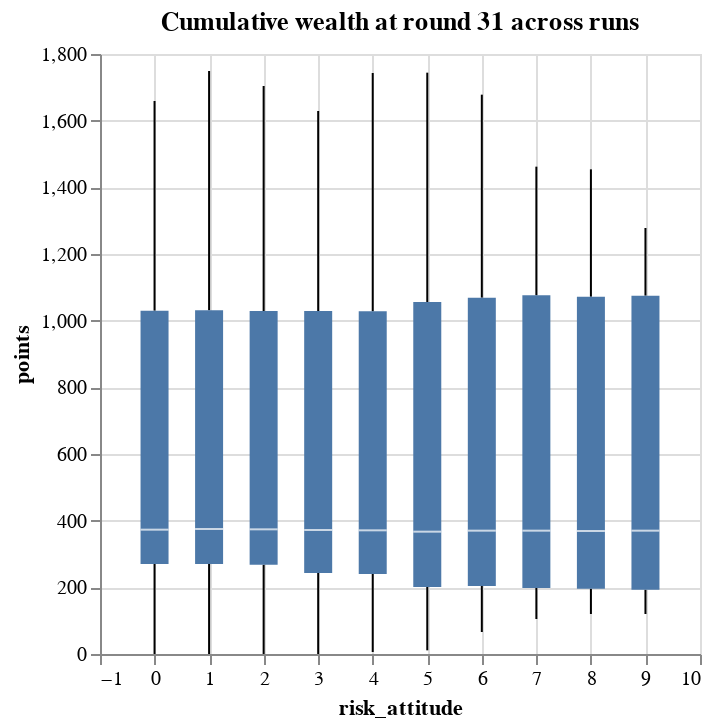

The cell this chart's notebook holds for it:
### Code cell
# what if we look at wealth at round 31 across simulations?

agents_round31_df = df[df['Step'] == 31]

alt.Chart(agents_round31_df).mark_boxplot(extent="min-max").encode(
    x="risk_attitude",
    y="points"
).properties(title="Cumulative wealth at round 31 across runs")

### Figure 1 — Vega specification as saved in the notebook (floating-point values rounded to 4 significant figures)
{"$schema": "https://vega.github.io/schema/vega/v5.json", "data": [{"name": "source_0"}, {"name": "data_0", "values": [{"lower_box_points": 198.0, "lower_whisker_points": 105, "mid_box_points": 370, "risk_attitude": 7, "upper_box_points": 1076.0, "upper_whisker_points": 1462}, {"lower_box_points": 193.0, "lower_whisker_points": 120, "mid_box_points": 370, "risk_attitude": 9, "upper_box_points": 1075.0, "upper_whisker_points": 1278}, {"lower_box_points": 270.0, "lower_whisker_points": 0, "mid_box_points": 375, "risk_attitude": 1, "upper_box_points": 1031.0, "upper_whisker_points": 1749}, {"lower_box_points": 268.0, "lower_whisker_points": 0, "mid_box_points": 374, "risk_attitude": 2, "upper_box_points": 1029.0, "upper_whisker_points": 1704}, {"lower_box_points": 196.0, "lower_whisker_points": 120, "mid_box_points": 369, "risk_attitude": 8, "upper_box_points": 1072.0, "upper_whisker_points": 1454}, {"lower_box_points": 270.0, "lower_whisker_points": 0, "mid_box_points": 373, "risk_attitude": 0, "upper_box_points": 1030.0, "upper_whisker_points": 1659}, {"lower_box_points": 243.0, "lower_whisker_points": 0, "mid_box_points": 372, "risk_attitude": 3, "upper_box_points": 1029.0, "upper_whisker_points": 1629}, {"lower_box_points": 201.0, "lower_whisker_points": 11, "mid_box_points": 367, "risk_attitude": 5, "upper_box_points": 1056.0, "upper_whisker_points": 1744}, {"lower_box_points": 204.0, "lower_whisker_points": 66, "mid_box_points": 370, "risk_attitude": 6, "upper_box_points": 1069.0, "upper_whisker_points": 1678}, {"lower_box_points": 240.0, "lower_whisker_points": 6, "mid_box_points": 371, "risk_attitude": 4, "upper_box_points": 1028.0, "upper_whisker_points": 1743}]}, {"name": "data_1", "values": [{"lower_box_points": 198.0, "lower_whisker_points": 105, "mid_box_points": 370, "risk_attitude": 7, "upper_box_points": 1076.0, "upper_whisker_points": 1462}, {"lower_box_points": 193.0, "lower_whisker_points": 120, "mid_box_points": 370, "risk_attitude": 9, "upper_box_points": 1075.0, "upper_whisker_points": 1278}, {"lower_box_points": 270.0, "lower_whisker_points": 0, "mid_box_points": 375, "risk_attitude": 1, "upper_box_points": 1031.0, "upper_whisker_points": 1749}, {"lower_box_points": 268.0, "lower_whisker_points": 0, "mid_box_points": 374, "risk_attitude": 2, "upper_box_points": 1029.0, "upper_whisker_points": 1704}, {"lower_box_points": 196.0, "lower_whisker_points": 120, "mid_box_points": 369, "risk_attitude": 8, "upper_box_points": 1072.0, "upper_whisker_points": 1454}, {"lower_box_points": 270.0, "lower_whisker_points": 0, "mid_box_points": 373, "risk_attitude": 0, "upper_box_points": 1030.0, "upper_whisker_points": 1659}, {"lower_box_points": 243.0, "lower_whisker_points": 0, "mid_box_points": 372, "risk_attitude": 3, "upper_box_points": 1029.0, "upper_whisker_points": 1629}, {"lower_box_points": 201.0, "lower_whisker_points": 11, "mid_box_points": 367, "risk_attitude": 5, "upper_box_points": 1056.0, "upper_whisker_points": 1744}, {"lower_box_points": 204.0, "lower_whisker_points": 66, "mid_box_points": 370, "risk_attitude": 6, "upper_box_points": 1069.0, "upper_whisker_points": 1678}, {"lower_box_points": 240.0, "lower_whisker_points": 6, "mid_box_points": 371, "risk_attitude": 4, "upper_box_points": 1028.0, "upper_whisker_points": 1743}]}, {"name": "data_2", "values": [{"lower_box_points": 198.0, "lower_whisker_points": 105, "mid_box_points": 370, "risk_attitude": 7, "upper_box_points": 1076.0, "upper_whisker_points": 1462}, {"lower_box_points": 193.0, "lower_whisker_points": 120, "mid_box_points": 370, "risk_attitude": 9, "upper_box_points": 1075.0, "upper_whisker_points": 1278}, {"lower_box_points": 270.0, "lower_whisker_points": 0, "mid_box_points": 375, "risk_attitude": 1, "upper_box_points": 1031.0, "upper_whisker_points": 1749}, {"lower_box_points": 268.0, "lower_whisker_points": 0, "mid_box_points": 374, "risk_attitude": 2, "upper_box_points": 1029.0, "upper_whisker_points": 1704}, {"lower_box_points": 196.0, "lower_whisker_points": 120, "mid_box_points": 369, "risk_attitude": 8, "upper_box_points": 1072.0, "upper_whisker_points": 1454}, {"lower_box_points": 270.0, "lower_whisker_points": 0, "mid_box_points": 373, "risk_attitude": 0, "upper_box_points": 1030.0, "upper_whisker_points": 1659}, {"lower_box_points": 243.0, "lower_whisker_points": 0, "mid_box_points": 372, "risk_attitude": 3, "upper_box_points": 1029.0, "upper_whisker_points": 1629}, {"lower_box_points": 201.0, "lower_whisker_points": 11, "mid_box_points": 367, "risk_attitude": 5, "upper_box_points": 1056.0, "upper_whisker_points": 1744}, {"lower_box_points": 204.0, "lower_whisker_points": 66, "mid_box_points": 370, "risk_attitude": 6, "upper_box_points": 1069.0, "upper_whisker_points": 1678}, {"lower_box_points": 240.0, "lower_whisker_points": 6, "mid_box_points": 371, "risk_attitude": 4, "upper_box_points": 1028.0, "upper_whisker_points": 1743}]}, {"name": "data_3", "values": [{"lower_box_points": 198.0, "lower_whisker_points": 105, "mid_box_points": 370, "risk_attitude": 7, "upper_box_points": 1076.0, "upper_whisker_points": 1462}, {"lower_box_points": 193.0, "lower_whisker_points": 120, "mid_box_points": 370, "risk_attitude": 9, "upper_box_points": 1075.0, "upper_whisker_points": 1278}, {"lower_box_points": 270.0, "lower_whisker_points": 0, "mid_box_points": 375, "risk_attitude": 1, "upper_box_points": 1031.0, "upper_whisker_points": 1749}, {"lower_box_points": 268.0, "lower_whisker_points": 0, "mid_box_points": 374, "risk_attitude": 2, "upper_box_points": 1029.0, "upper_whisker_points": 1704}, {"lower_box_points": 196.0, "lower_whisker_points": 120, "mid_box_points": 369, "risk_attitude": 8, "upper_box_points": 1072.0, "upper_whisker_points": 1454}, {"lower_box_points": 270.0, "lower_whisker_points": 0, "mid_box_points": 373, "risk_attitude": 0, "upper_box_points": 1030.0, "upper_whisker_points": 1659}, {"lower_box_points": 243.0, "lower_whisker_points": 0, "mid_box_points": 372, "risk_attitude": 3, "upper_box_points": 1029.0, "upper_whisker_points": 1629}, {"lower_box_points": 201.0, "lower_whisker_points": 11, "mid_box_points": 367, "risk_attitude": 5, "upper_box_points": 1056.0, "upper_whisker_points": 1744}, {"lower_box_points": 204.0, "lower_whisker_points": 66, "mid_box_points": 370, "risk_attitude": 6, "upper_box_points": 1069.0, "upper_whisker_points": 1678}, {"lower_box_points": 240.0, "lower_whisker_points": 6, "mid_box_points": 371, "risk_attitude": 4, "upper_box_points": 1028.0, "upper_whisker_points": 1743}]}], "marks": [{"type": "rule", "name": "layer_0_marks", "from": {"data": "data_0"}, "encode": {"update": {"y": {"field": "lower_whisker_points", "scale": "y"}, "tooltip": {"signal": "{\"Max of points\": format(datum[\"upper_whisker_points\"], \"\"), \"Q3 of points\": format(datum[\"upper_box_points\"], \"\"), \"Median of points\": format(datum[\"mid_box_points\"], \"\"), \"Q1 of points\": format(datum[\"lower_box_points\"], \"\"), \"Min of points\": format(datum[\"lower_whisker_points\"], \"\"), \"risk_attitude\": format(datum[\"risk_attitude\"], \"\")}"}, "stroke": {"value": "black"}, "x": {"field": "risk_attitude", "scale": "x"}, "y2": {"field": "lower_box_points", "scale": "y"}}}, "aria": false, "style": ["rule", "boxplot-rule"]}, {"type": "rule", "name": "layer_1_marks", "from": {"data": "data_1"}, "encode": {"update": {"y": {"field": "upper_box_points", "scale": "y"}, "stroke": {"value": "black"}, "tooltip": {"signal": "{\"Max of points\": format(datum[\"upper_whisker_points\"], \"\"), \"Q3 of points\": format(datum[\"upper_box_points\"], \"\"), \"Median of points\": format(datum[\"mid_box_points\"], \"\"), \"Q1 of points\": format(datum[\"lower_box_points\"], \"\"), \"Min of points\": format(datum[\"lower_whisker_points\"], \"\"), \"risk_attitude\": format(datum[\"risk_attitude\"], \"\")}"}, "x": {"field": "risk_attitude", "scale": "x"}, "y2": {"field": "upper_whisker_points", "scale": "y"}}}, "aria": false, "style": ["rule", "boxplot-rule"]}, {"type": "rect", "name": "layer_2_marks", "from": {"data": "data_2"}, "encode": {"update": {"y2": {"field": "upper_box_points", "scale": "y"}, "tooltip": {"signal": "{\"Max of points\": format(datum[\"upper_whisker_points\"], \"\"), \"Q3 of points\": format(datum[\"upper_box_points\"], \"\"), \"Median of points\": format(datum[\"mid_box_points\"], \"\"), \"Q1 of points\": format(datum[\"lower_box_points\"], \"\"), \"Min of points\": format(datum[\"lower_whisker_points\"], \"\"), \"risk_attitude\": format(datum[\"risk_attitude\"], \"\")}"}, "xc": {"field": "risk_attitude", "scale": "x"}, "y": {"field": "lower_box_points", "scale": "y"}, "width": {"value": 14}, "fill": {"value": "#4c78a8"}}}, "style": ["bar", "boxplot-box"]}, {"type": "rect", "name": "layer_3_marks", "from": {"data": "data_3"}, "encode": {"update": {"height": {"value": 1}, "yc": {"field": "mid_box_points", "scale": "y"}, "opacity": {"value": 0.7}, "fill": [{"value": "#4c78a8", "test": "datum['lower_box_points'] >= datum['upper_box_points']"}, {"value": "white"}], "width": {"value": 14}, "tooltip": {"signal": "{\"Max of points\": format(datum[\"upper_whisker_points\"], \"\"), \"Q3 of points\": format(datum[\"upper_box_points\"], \"\"), \"Median of points\": format(datum[\"mid_box_points\"], \"\"), \"Q1 of points\": format(datum[\"lower_box_points\"], \"\"), \"Min of points\": format(datum[\"lower_whisker_points\"], \"\"), \"risk_attitude\": format(datum[\"risk_attitude\"], \"\")}"}, "xc": {"field": "risk_attitude", "scale": "x"}}}, "aria": false, "style": ["tick", "boxplot-median"]}], "scales": [{"name": "x", "type": "linear", "domain": {"fields": [{"data": "data_0", "field": "risk_attitude"}, {"data": "data_1", "field": "risk_attitude"}, {"data": "data_2", "field": "risk_attitude"}, {"data": "data_3", "field": "risk_attitude"}]}, "range": [0, {"signal": "width"}], "nice": true, "zero": true, "padding": 5}, {"name": "y", "type": "linear", "domain": {"fields": [{"data": "data_0", "field": "lower_whisker_points"}, {"data": "data_0", "field": "lower_box_points"}, {"data": "data_1", "field": "upper_box_points"}, {"data": "data_1", "field": "upper_whisker_points"}, {"data": "data_2", "field": "lower_box_points"}, {"data": "data_2", "field": "upper_box_points"}, {"data": "data_3", "field": "mid_box_points"}]}, "range": [{"signal": "height"}, 0], "nice": true, "zero": true}], "axes": [{"scale": "x", "gridScale": "y", "grid": true, "tickCount": {"signal": "ceil(width/40)"}, "domain": false, "maxExtent": 0, "zindex": 0, "aria": false, "orient": "bottom", "labels": false, "ticks": false, "minExtent": 0}, {"scale": "y", "tickCount": {"signal": "ceil(height/40)"}, "domain": false, "orient": "left", "minExtent": 0, "labels": false, "grid": true, "gridScale": "x", "maxExtent": 0, "zindex": 0, "ticks": false, "aria": false}, {"scale": "x", "grid": false, "title": "risk_attitude", "labelOverlap": true, "tickCount": {"signal": "ceil(width/40)"}, "orient": "bottom", "zindex": 0, "labelFlush": true}, {"scale": "y", "title": "points", "tickCount": {"signal": "ceil(height/40)"}, "grid": false, "orient": "left", "zindex": 0, "labelOverlap": true}], "title": {"text": "Cumulative wealth at round 31 across runs", "frame": "group"}, "style": "cell", "padding": 5, "width": 300, "height": 300, "background": "white"}
